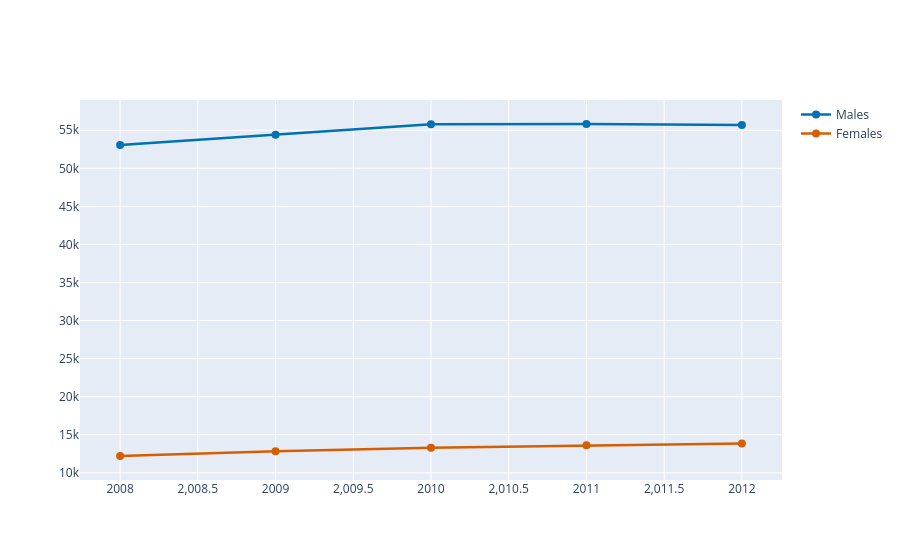

Source (notebook cell):
### Code cell
import plotly.graph_objects as go

fig = go.Figure() # creates a base figure to work from

fig.add_trace(go.Scatter( # traces allow the male and female groups to be separated and then individually formatted
    x=m0["Year"], y=m0["Number"],
    name="Males",
    mode="lines+markers",
    line=dict(color="#0072B2", width=2.5),
    marker=dict(size=8),
))

fig.add_trace(go.Scatter(
    x=f0["Year"], y=f0["Number"],
    name="Females",
    mode="lines+markers",
    line=dict(color="#D55E00", width=2.5),
    marker=dict(size=8),
))

### Figure 1 — Plotly figure (JSON) as saved in the notebook; plotly's stock layout.template omitted (floating-point values rounded to 4 significant figures)
{"data": [{"line": {"color": "#0072B2", "width": 2.5}, "marker": {"size": 8}, "mode": "lines+markers", "name": "Males", "type": "scatter", "x": [2008, 2009, 2010, 2011, 2012], "y": [53077, 54422, 55787, 55820, 55701]}, {"line": {"color": "#D55E00", "width": 2.5}, "marker": {"size": 8}, "mode": "lines+markers", "name": "Females", "type": "scatter", "x": [2008, 2009, 2010, 2011, 2012], "y": [12206, 12821, 13281, 13604, 13838]}], "layout": {}}
